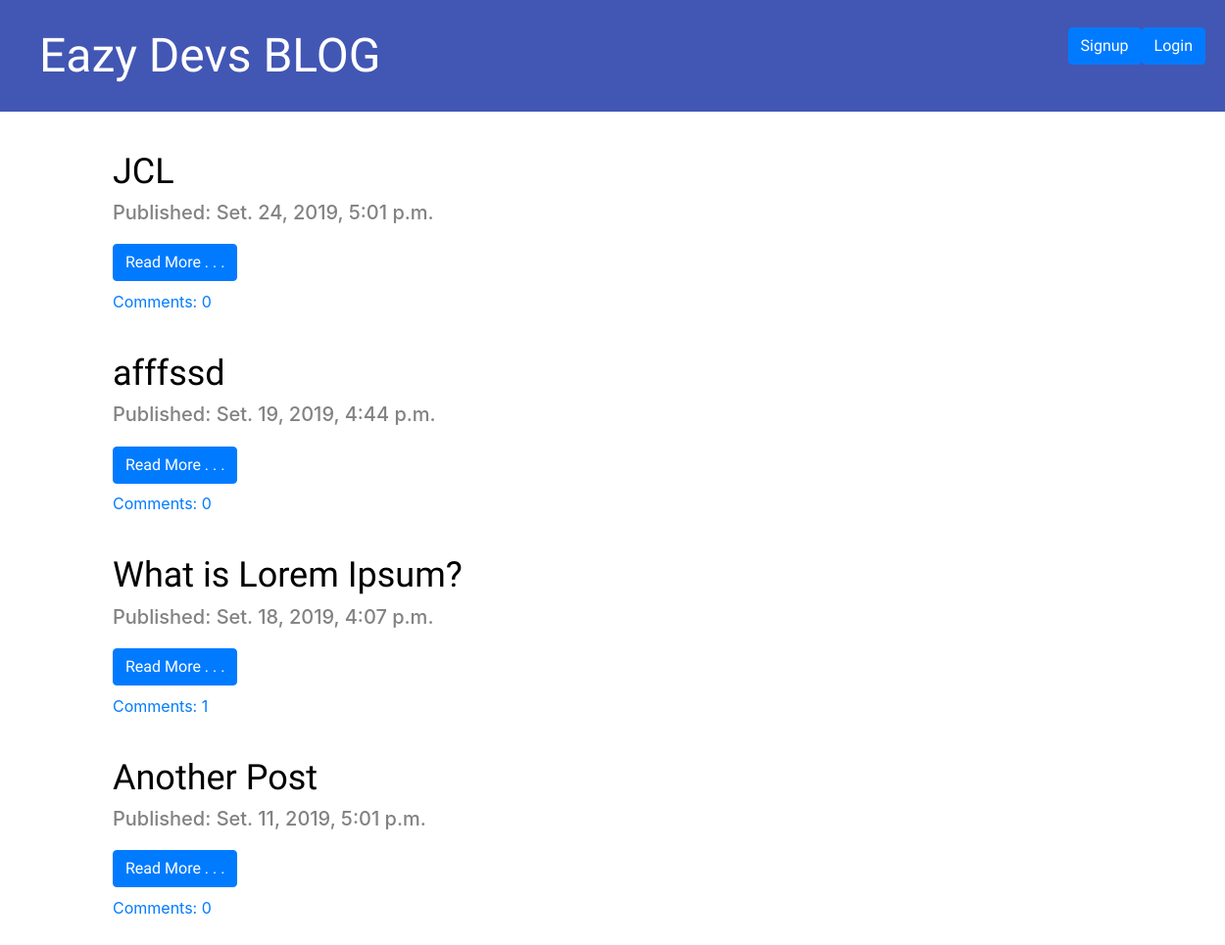
The page / on the database its author committed.
### blog/models.py (models this page shows, shortened)
class Post(models.Model):
    author = models.ForeignKey('auth.User', on_delete=models.CASCADE)
    title = models.CharField(max_length=200)
    text = models.TextField()
    created_date = models.DateTimeField(default=timezone.now)
    published_date = models.DateTimeField(blank=True, null=True)
    def approved_comments(self):
        return self.comments.filter(approved=True)

### blog/views.py (the view)
# urls.py: path('', views.post_list, name='post_list'),
def post_list(request):
    posts = Post.objects.filter(published_date__lte=timezone.now()).order_by('-published_date')
    stuff_for_frontend = {'posts': posts}
    return render(request, 'blog/post_list.html',stuff_for_frontend)

### blog/templatetags/markdownify.py (called while the page is built)
@register.filter
def markdown(value):
    renderer = HighlightRenderer()
    markdown = mistune.Markdown(renderer=renderer)
    return markdown(value)

### blog/templates/blog/post_list.html (shortened to what this page needs)
{% extends "blog/base.html" %}
{% load markdownify %}
{% block content %}
	{% for post in posts %}
		<div class="post">
			<div class="post-texts">
				<h2><a href="{% url 'blog:post_detail' pk=post.pk %}">{{ post.title }}</a></h2>
				<div class="date">
					<h5>Published: {{ post.published_date }}</h5>
				</div>
				<h1><a href="{% url 'blog:post_detail' pk=post.pk %}" class="btn btn-primary">Read More . . .</button></a></h1>
				<a href="{% url 'blog:post_detail' pk=post.pk %}">Comments: {{ post.approved_comments.count}}</button></a>
			</div>
		</div>
	{% endfor %}
{% endblock %}

### blog/static/blog.css (style rules this page uses)
h1, h2 { font-size: 36px; text-decoration: none; font-family: 'Luckiest Guy', cursive !important; }
.date, .author { color: #828282; }
.post { margin-top: 40px; margin-bottom: 40px; }
.post h2 a { color: #000000; }

### rows shown on the page
Post: title "JCL", published_date "Set. 24, 2019, 5:01 p.m.", approved_comments.count "0"
Post: title "afffssd", published_date "Set. 19, 2019, 4:44 p.m.", approved_comments.count "0"
Post: title "What is Lorem Ipsum?", published_date "Set. 18, 2019, 4:07 p.m.", approved_comments.count "1"
Post: title "Another Post", published_date "Set. 11, 2019, 5:01 p.m.", approved_comments.count "0"
